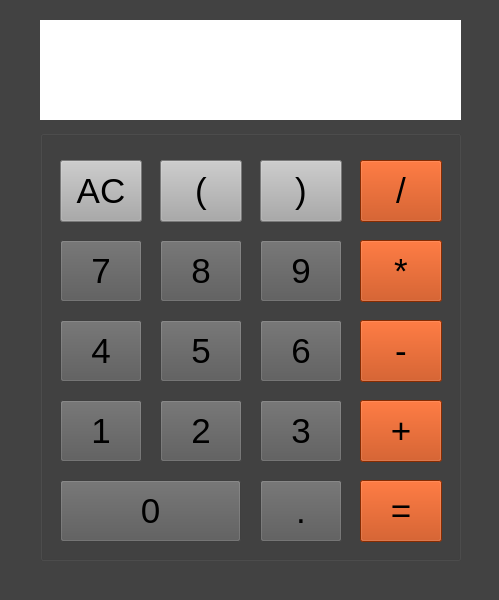
<?xml version="1.0" encoding="UTF-8"?>
<ui version="4.0">
 <class>CalculatorWindow</class>
 <widget class="QMainWindow" name="CalculatorWindow">
  <property name="geometry">
   <rect>
    <x>0</x>
    <y>0</y>
    <width>499</width>
    <height>600</height>
   </rect>
  </property>
  <property name="windowTitle">
   <string>MainWindow</string>
  </property>
  <property name="styleSheet">
   <string notr="true">background-color: rgb(66, 66, 66);</string>
  </property>
  <widget class="QWidget" name="centralwidget">
   <widget class="QGroupBox" name="groupBox_2">
    <property name="geometry">
     <rect>
      <x>40</x>
      <y>130</y>
      <width>421</width>
      <height>431</height>
     </rect>
    </property>
    <property name="styleSheet">
     <string notr="true">background-color: rgb(66, 66, 66);</string>
    </property>
    <property name="title">
     <string/>
    </property>
    <widget class="QPushButton" name="btn_0">
     <property name="geometry">
      <rect>
       <x>20</x>
       <y>350</y>
       <width>181</width>
       <height>62</height>
      </rect>
     </property>
     <property name="font">
      <font>
       <pointsize>26</pointsize>
      </font>
     </property>
     <property name="styleSheet">
      <string notr="true">background-color: rgb(88, 88, 88);
</string>
     </property>
     <property name="text">
      <string>0</string>
     </property>
    </widget>
    <widget class="QPushButton" name="btn_dot">
     <property name="geometry">
      <rect>
       <x>220</x>
       <y>350</y>
       <width>82</width>
       <height>62</height>
      </rect>
     </property>
     <property name="font">
      <font>
       <pointsize>26</pointsize>
      </font>
     </property>
     <property name="styleSheet">
      <string notr="true">background-color: rgb(88, 88, 88);</string>
     </property>
     <property name="text">
      <string>.</string>
     </property>
    </widget>
    <widget class="QPushButton" name="btn_equ">
     <property name="geometry">
      <rect>
       <x>320</x>
       <y>350</y>
       <width>82</width>
       <height>62</height>
      </rect>
     </property>
     <property name="font">
      <font>
       <pointsize>26</pointsize>
      </font>
     </property>
     <property name="styleSheet">
      <string notr="true">background-color: rgb(191, 60, 0);</string>
     </property>
     <property name="text">
      <string>=</string>
     </property>
    </widget>
    <widget class="QPushButton" name="btn_clear">
     <property name="geometry">
      <rect>
       <x>20</x>
       <y>30</y>
       <width>82</width>
       <height>62</height>
      </rect>
     </property>
     <property name="font">
      <font>
       <pointsize>26</pointsize>
      </font>
     </property>
     <property name="styleSheet">
      <string notr="true">background-color: rgb(170, 170, 170);</string>
     </property>
     <property name="text">
      <string>AC</string>
     </property>
    </widget>
    <widget class="QPushButton" name="btn_left">
     <property name="geometry">
      <rect>
       <x>120</x>
       <y>30</y>
       <width>82</width>
       <height>62</height>
      </rect>
     </property>
     <property name="font">
      <font>
       <pointsize>26</pointsize>
      </font>
     </property>
     <property name="styleSheet">
      <string notr="true">background-color: rgb(170, 170, 170);



</string>
     </property>
     <property name="text">
      <string>(</string>
     </property>
    </widget>
    <widget class="QPushButton" name="btn_right">
     <property name="geometry">
      <rect>
       <x>220</x>
       <y>30</y>
       <width>82</width>
       <height>62</height>
      </rect>
     </property>
     <property name="font">
      <font>
       <pointsize>26</pointsize>
      </font>
     </property>
     <property name="styleSheet">
      <string notr="true">background-color: rgb(170, 170, 170);</string>
     </property>
     <property name="text">
      <string>)</string>
     </property>
    </widget>
    <widget class="QPushButton" name="btn_div">
     <property name="geometry">
      <rect>
       <x>320</x>
       <y>30</y>
       <width>82</width>
       <height>62</height>
      </rect>
     </property>
     <property name="font">
      <font>
       <pointsize>26</pointsize>
      </font>
     </property>
     <property name="styleSheet">
      <string notr="true">background-color: rgb(191, 60, 0);</string>
     </property>
     <property name="text">
      <string>/</string>
     </property>
    </widget>
    <widget class="QPushButton" name="btn_7">
     <property name="geometry">
      <rect>
       <x>20</x>
       <y>110</y>
       <width>82</width>
       <height>62</height>
      </rect>
     </property>
     <property name="font">
      <font>
       <pointsize>26</pointsize>
      </font>
     </property>
     <property name="styleSheet">
      <string notr="true">background-color: rgb(88, 88, 88);
</string>
     </property>
     <property name="text">
      <string>7</string>
     </property>
    </widget>
    <widget class="QPushButton" name="btn_8">
     <property name="geometry">
      <rect>
       <x>120</x>
       <y>110</y>
       <width>82</width>
       <height>62</height>
      </rect>
     </property>
     <property name="font">
      <font>
       <pointsize>26</pointsize>
      </font>
     </property>
     <property name="styleSheet">
      <string notr="true">background-color: rgb(88, 88, 88);</string>
     </property>
     <property name="text">
      <string>8</string>
     </property>
    </widget>
    <widget class="QPushButton" name="btn_9">
     <property name="geometry">
      <rect>
       <x>220</x>
       <y>110</y>
       <width>82</width>
       <height>62</height>
      </rect>
     </property>
     <property name="font">
      <font>
       <pointsize>26</pointsize>
      </font>
     </property>
     <property name="styleSheet">
      <string notr="true">background-color: rgb(88, 88, 88);
</string>
     </property>
     <property name="text">
      <string>9</string>
     </property>
    </widget>
    <widget class="QPushButton" name="btn_mul">
     <property name="geometry">
      <rect>
       <x>320</x>
       <y>110</y>
       <width>82</width>
       <height>62</height>
      </rect>
     </property>
     <property name="font">
      <font>
       <pointsize>26</pointsize>
      </font>
     </property>
     <property name="styleSheet">
      <string notr="true">background-color: rgb(191, 60, 0);</string>
     </property>
     <property name="text">
      <string>*</string>
     </property>
    </widget>
    <widget class="QPushButton" name="btn_4">
     <property name="geometry">
      <rect>
       <x>20</x>
       <y>190</y>
       <width>82</width>
       <height>62</height>
      </rect>
     </property>
     <property name="font">
      <font>
       <pointsize>26</pointsize>
      </font>
     </property>
     <property name="styleSheet">
      <string notr="true">background-color: rgb(88, 88, 88);
</string>
     </property>
     <property name="text">
      <string>4</string>
     </property>
    </widget>
    <widget class="QPushButton" name="btn_5">
     <property name="geometry">
      <rect>
       <x>120</x>
       <y>190</y>
       <width>82</width>
       <height>62</height>
      </rect>
     </property>
     <property name="font">
      <font>
       <pointsize>26</pointsize>
      </font>
     </property>
     <property name="styleSheet">
      <string notr="true">background-color: rgb(88, 88, 88);</string>
     </property>
     <property name="text">
      <string>5</string>
     </property>
    </widget>
    <widget class="QPushButton" name="btn_6">
     <property name="geometry">
      <rect>
       <x>220</x>
       <y>190</y>
       <width>82</width>
       <height>62</height>
      </rect>
     </property>
     <property name="font">
      <font>
       <pointsize>26</pointsize>
      </font>
     </property>
     <property name="styleSheet">
      <string notr="true">background-color: rgb(88, 88, 88);
</string>
     </property>
     <property name="text">
      <string>6</string>
     </property>
    </widget>
    <widget class="QPushButton" name="btn_sub">
     <property name="geometry">
      <rect>
       <x>320</x>
       <y>190</y>
       <width>82</width>
       <height>62</height>
      </rect>
     </property>
     <property name="font">
      <font>
       <pointsize>26</pointsize>
      </font>
     </property>
     <property name="styleSheet">
      <string notr="true">background-color: rgb(191, 60, 0);</string>
     </property>
     <property name="text">
      <string>-</string>
     </property>
    </widget>
    <widget class="QPushButton" name="btn_1">
     <property name="geometry">
      <rect>
       <x>20</x>
       <y>270</y>
       <width>82</width>
       <height>62</height>
      </rect>
     </property>
     <property name="font">
      <font>
       <pointsize>26</pointsize>
      </font>
     </property>
     <property name="styleSheet">
      <string notr="true">background-color: rgb(88, 88, 88);
</string>
     </property>
     <property name="text">
      <string>1</string>
     </property>
    </widget>
    <widget class="QPushButton" name="btn_2">
     <property name="geometry">
      <rect>
       <x>120</x>
       <y>270</y>
       <width>82</width>
       <height>62</height>
      </rect>
     </property>
     <property name="font">
      <font>
       <pointsize>26</pointsize>
      </font>
     </property>
     <property name="styleSheet">
      <string notr="true">background-color: rgb(88, 88, 88);</string>
     </property>
     <property name="text">
      <string>2</string>
     </property>
    </widget>
    <widget class="QPushButton" name="btn_3">
     <property name="geometry">
      <rect>
       <x>220</x>
       <y>270</y>
       <width>82</width>
       <height>62</height>
      </rect>
     </property>
     <property name="font">
      <font>
       <pointsize>26</pointsize>
      </font>
     </property>
     <property name="styleSheet">
      <string notr="true">background-color: rgb(88, 88, 88);</string>
     </property>
     <property name="text">
      <string>3</string>
     </property>
    </widget>
    <widget class="QPushButton" name="btn_add">
     <property name="geometry">
      <rect>
       <x>320</x>
       <y>270</y>
       <width>82</width>
       <height>62</height>
      </rect>
     </property>
     <property name="font">
      <font>
       <pointsize>26</pointsize>
      </font>
     </property>
     <property name="styleSheet">
      <string notr="true">background-color: rgb(229, 255, 252);
background-color: rgb(191, 60, 0);</string>
     </property>
     <property name="text">
      <string>+</string>
     </property>
    </widget>
   </widget>
   <widget class="QLabel" name="label_dowm">
    <property name="geometry">
     <rect>
      <x>40</x>
      <y>69</y>
      <width>421</width>
      <height>51</height>
     </rect>
    </property>
    <property name="font">
     <font>
      <pointsize>15</pointsize>
      <weight>50</weight>
      <bold>false</bold>
     </font>
    </property>
    <property name="styleSheet">
     <string notr="true">
background-color: rgb(255, 255, 255);</string>
    </property>
    <property name="text">
     <string/>
    </property>
   </widget>
   <widget class="QLabel" name="label_up">
    <property name="geometry">
     <rect>
      <x>40</x>
      <y>20</y>
      <width>421</width>
      <height>51</height>
     </rect>
    </property>
    <property name="font">
     <font>
      <pointsize>19</pointsize>
      <weight>50</weight>
      <bold>false</bold>
     </font>
    </property>
    <property name="styleSheet">
     <string notr="true">background-color: rgb(255, 255, 255);</string>
    </property>
    <property name="text">
     <string/>
    </property>
   </widget>
  </widget>
  <widget class="QMenuBar" name="menubar">
   <property name="geometry">
    <rect>
     <x>0</x>
     <y>0</y>
     <width>499</width>
     <height>20</height>
    </rect>
   </property>
  </widget>
  <widget class="QStatusBar" name="statusbar"/>
 </widget>
 <resources/>
 <connections/>
</ui>
